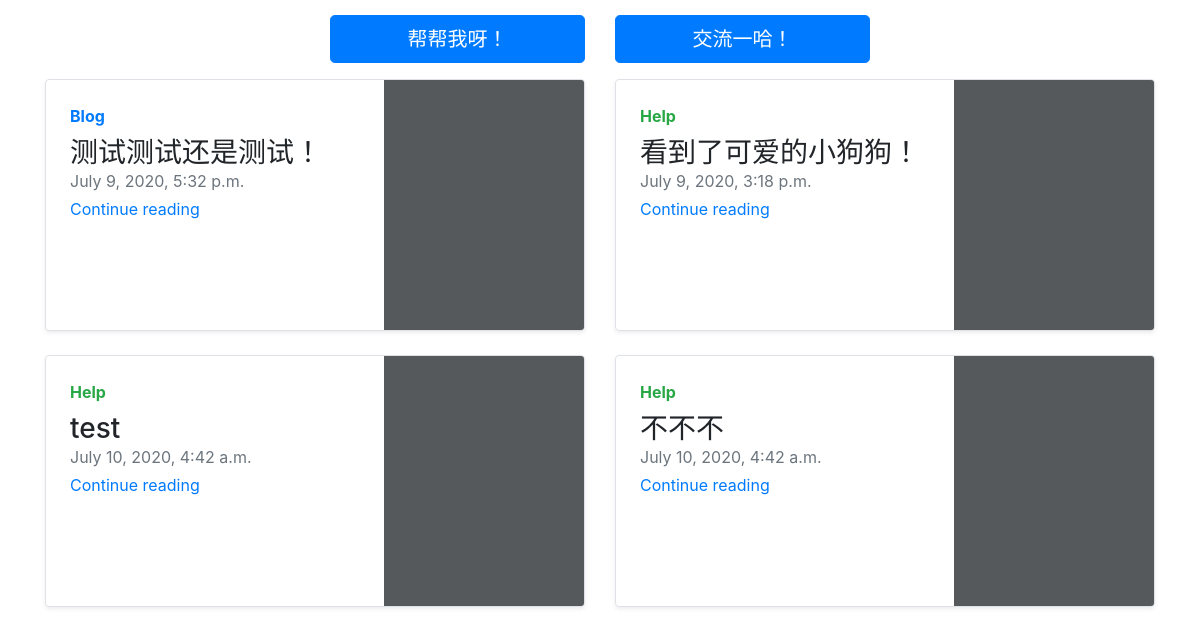
/pets/blog/ (lower part), run on an earlier commit of the app's database.
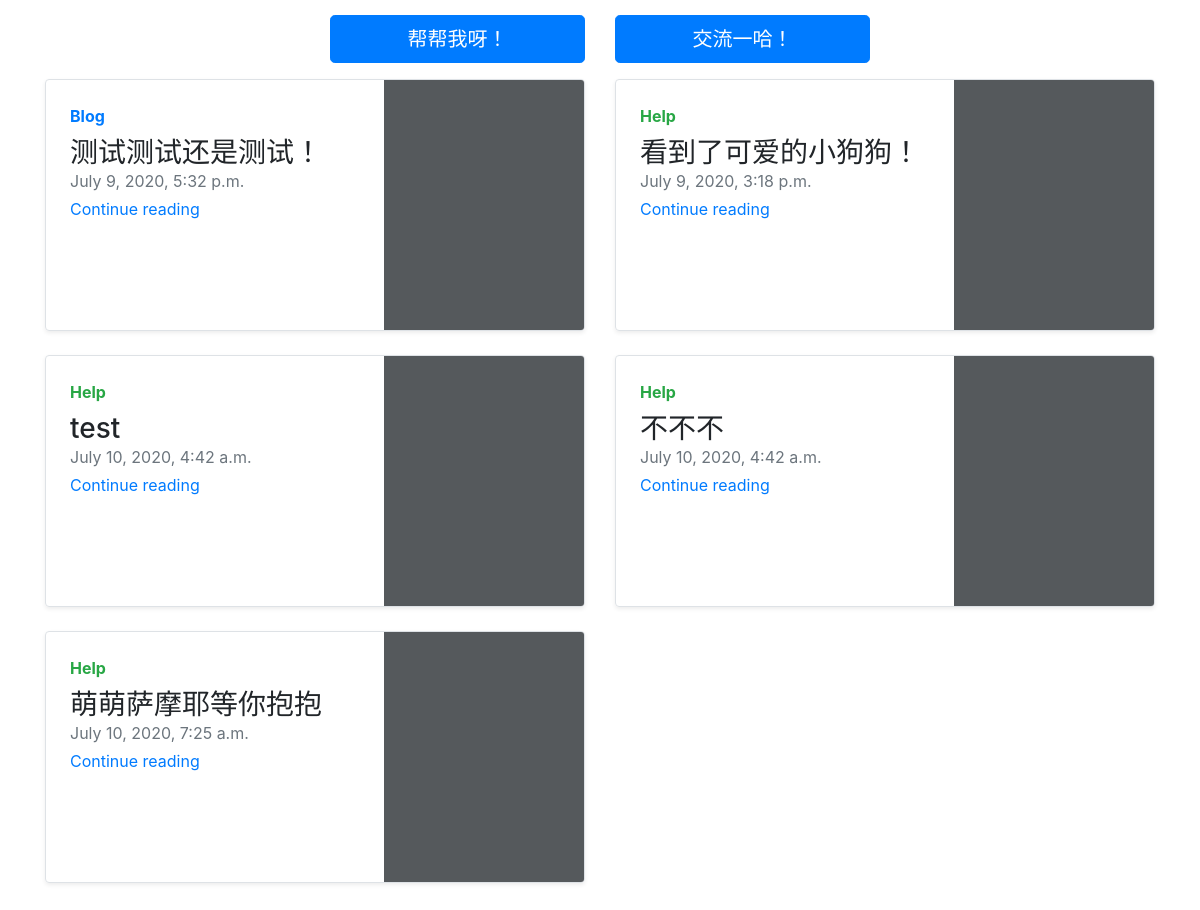
And on a later commit of the database.
### petsemergency/models.py (models this page shows, shortened)
class Message(models.Model):
    user = models.CharField(max_length=20)
    title = models.CharField(max_length=50, default="我是题目")
    type = models.CharField(max_length=10, default=None)
    date = models.DateTimeField(default=datetime.now)
    content = models.TextField(max_length=1000)

### petsemergency/views.py (the view, shortened to what this page needs)
# urls.py: 2. Add a URL to urlpatterns:  path('blog/', include('blog.urls'))
def blog(request):
    user = request.user if request.user.is_authenticated else None
    com = Message.objects.filter(type="交流")
    help = Message.objects.filter(type="求助")
    content = {
        'user': user,
        'com': com,
        'help': help
    }
    return render(request, 'petsemergency/blog.html', content)

### templates/petsemergency/blog.html (shortened to what this page needs)
{% extends "petsemergency/base.html" %}
{% load static %}
{% block content %}
  <div class="container">
		<form id="form" method="POST">
 <div class="nav-scroller py-1 mb-2"></div>
               <div class="row">
          <div class="col-md-3 mb-3"></div>
          <div class="col-md-3 mb-3">
              <button class="btn btn-lg btn-primary btn-block" id="btn1" type="submit">帮帮我呀！</button>
          </div>
          <div class="col-md-3 mb-3">
              <button class="btn btn-lg btn-primary btn-block" id="btn2" type="submit">交流一哈！</button>
          </div>
          <div class="col-md-3 mb-3">
          </div>
               </div>
		</form>
  <div class="row mb-2">
        {% for c in com %}
    <div class="col-md-6">
      <div class="row no-gutters border rounded overflow-hidden flex-md-row mb-4 shadow-sm h-md-250 position-relative">
        <div class="col p-4 d-flex flex-column position-static">
          <strong class="d-inline-block mb-2 text-primary">Blog</strong>
          <h3 class="mb-0">{{ c.title }}</h3>
          <div class="mb-1 text-muted">{{ c.date }}</div>
          <a href="{% url 'messagedetail' %}?title={{ c.title }}" class="stretched-link">Continue reading</a>
        </div>
        <div class="col-auto d-none d-lg-block">
          <svg class="bd-placeholder-img" width="200" height="250" xmlns="http://www.w3.org/2000/svg" preserveAspectRatio="xMidYMid slice" focusable="false" role="img" aria-label="Placeholder: Thumbnail"><title>Placeholder</title><rect width="100%" height="100%" fill="#55595c"/></svg>
        </div>
      </div>
    </div>
            {% endfor %}
  {% for h in help %}
    <div class="col-md-6">
      <div class="row no-gutters border rounded overflow-hidden flex-md-row mb-4 shadow-sm h-md-250 position-relative">
        <div class="col p-4 d-flex flex-column position-static">
          <strong class="d-inline-block mb-2 text-success">Help</strong>
          <h3 class="mb-0">{{ h.title }}</h3>
          <div class="mb-1 text-muted">{{ h.date }}</div>
          <a href="{% url 'messagedetail' %}?title={{ h.title }}" class="stretched-link">Continue reading</a>
        </div>
        <div class="col-auto d-none d-lg-block">
          <svg class="bd-placeholder-img" width="200" height="250" xmlns="http://www.w3.org/2000/svg" preserveAspectRatio="xMidYMid slice" focusable="false" role="img" aria-label="Placeholder: Thumbnail"><title>Placeholder</title><rect width="100%" height="100%" fill="#55595c"/></svg>
        </div>
      </div>
    </div>
      {% endfor %}
  </div>
</div>
{% endblock %}

### templates/petsemergency/base.html (shortened to what this page needs)
{% load static %}
<!doctype html>
<html lang="en">
  <head>
    <link rel="stylesheet" href="{% static 'css/mdui.min.css' %}"/>
<link href="{% static 'css/bootstrap.min.css' %}" rel="stylesheet">
      <body>
</body>
{% block content %}{% endblock %}
<body class="mdui-bottom-nav-fixed">
</body>
</html>
  </body>
  </head>
</html>

### templates/petsemergency/blog.html (style rules this page uses)
.container { padding-top: 30px; }

What changed in the data, as far as the page shows it:
added Message: title "萌萌萨摩耶等你抱抱", date "July 10, 2020, 7:25 a.m."
